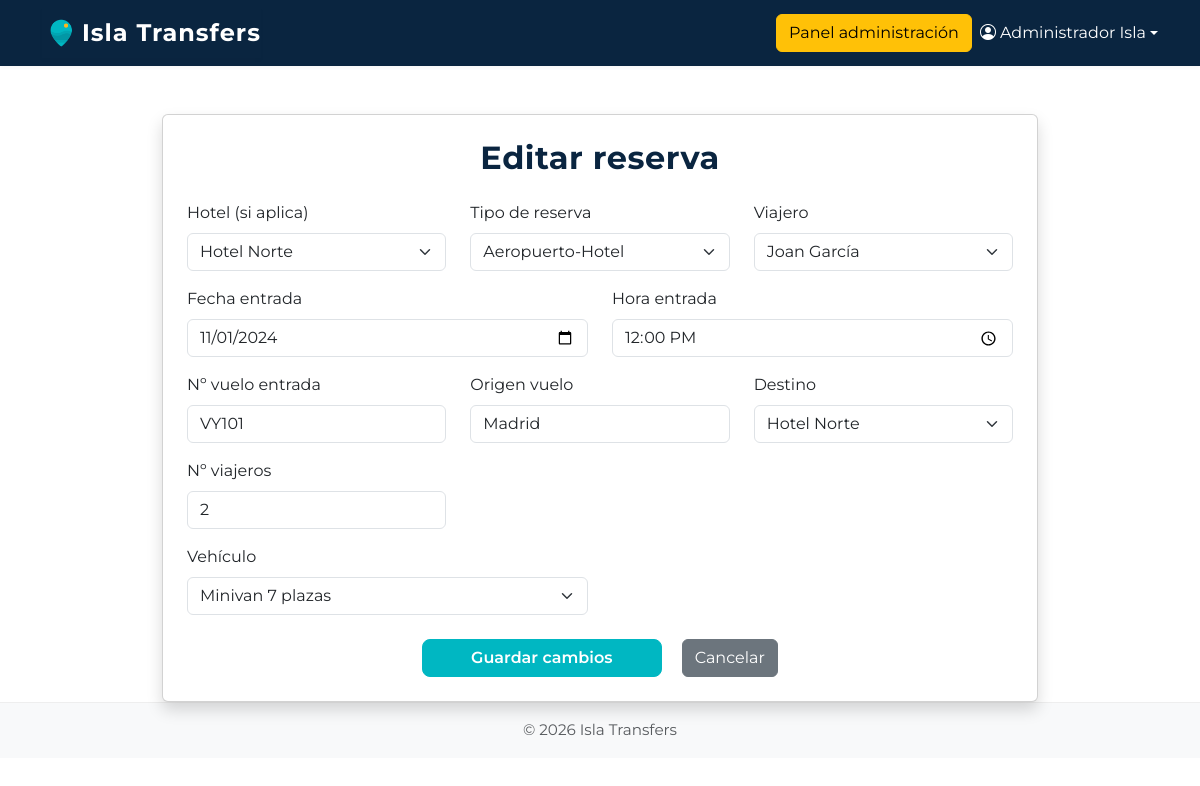
Before: /userAdmin/editarReserva/1 (signed in) with the older database file.
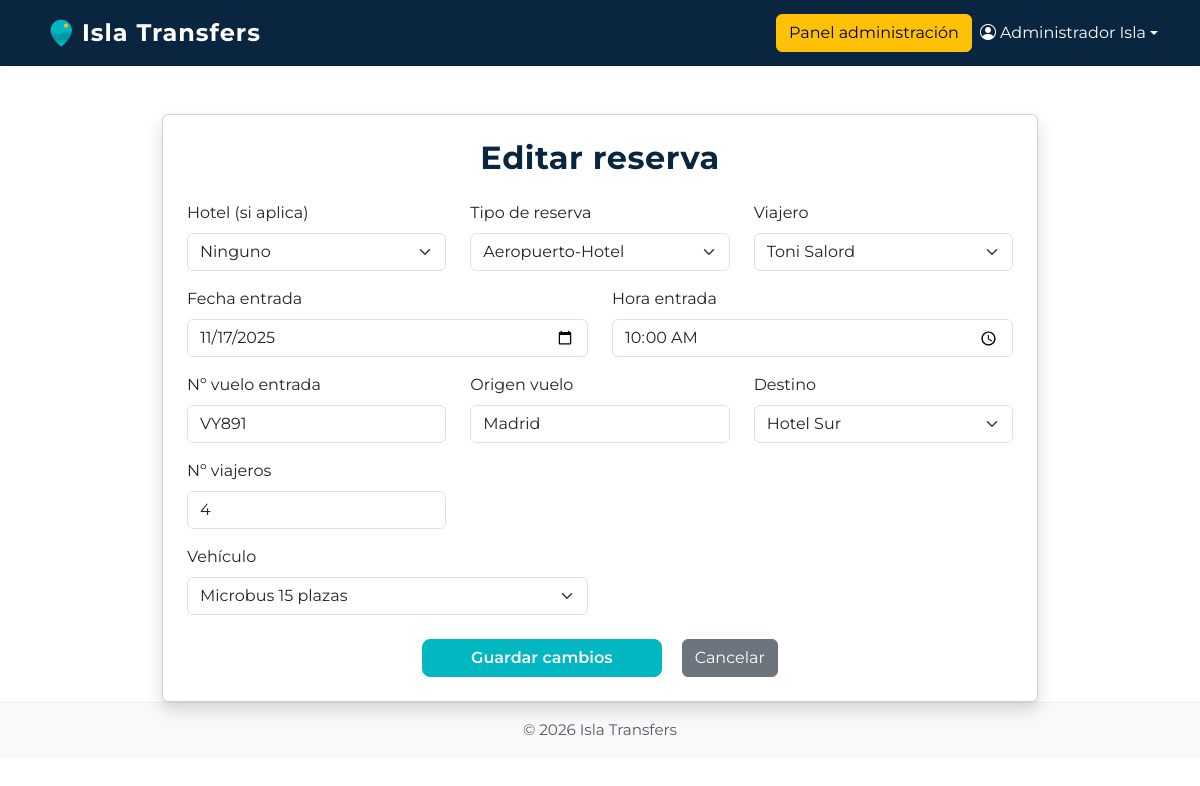
After: the same page with the newer database file.
### tables this page shows
CREATE TABLE `transfer_reservas` (
  `id_reserva` int(11) NOT NULL,
  `localizador` varchar(100) NOT NULL,
  `id_hotel` int(11) DEFAULT NULL COMMENT 'Es el hotel que realiza la reserva',
  `id_tipo_reserva` int(11) NOT NULL,
  `id_viajero` int(11) NOT NULL,
  `id_creador`int(11) NOT NULL,
  `fecha_reserva` datetime NOT NULL,
  `fecha_modificacion` datetime NOT NULL,
  `id_destino` int(11) NOT NULL,
  `fecha_entrada` date NULL,
  `hora_entrada` time NULL,
  `numero_vuelo_entrada` varchar(50) NOT NULL,
  `origen_vuelo_entrada` varchar(50) NULL,
  `hora_vuelo_salida` time NULL,
  `fecha_vuelo_salida` date NULL,
  `num_viajeros` int(11) NOT NULL,
  `id_vehiculo` int(11) NOT NULL
);

CREATE TABLE `transfer_hoteles` (
  `id_hotel` int(11) NOT NULL,
  `nombre` varchar(100) DEFAULT NULL,
  `id_zona` int(11) DEFAULT NULL,
  `comision` int(11) DEFAULT NULL,
  `usuario` varchar(100) NOT NULL UNIQUE,
  `email` varchar(100) NOT NULL UNIQUE,
  `password` varchar(255) NOT NULL
);

CREATE TABLE `transfer_viajeros` (
  `id_viajero` int(11) NOT NULL,
  `nombre` varchar(100) NOT NULL,
  `apellido1` varchar(100) NOT NULL,
  `apellido2` varchar(100) NOT NULL,
  `direccion` varchar(100) NOT NULL,
  `codigoPostal` varchar(100) NOT NULL,
  `ciudad` varchar(100) NOT NULL,
  `pais` varchar(100) NOT NULL,
  `email` varchar(100) NOT NULL UNIQUE,
  `password` varchar(255) NOT NULL,
  `rol` varchar(100) DEFAULT 'particular'
);

CREATE TABLE `transfer_vehiculos` (
  `id_vehiculo` int(11) NOT NULL,
  `descripcion` varchar(100) NOT NULL,
  `email_conductor` varchar(100) NOT NULL,
  `password` varchar(255) NOT NULL
);

CREATE TABLE `transfer_tipo_reservas` (
  `id_tipo_reserva` int(11) NOT NULL,
  `descripcion` varchar(100) NOT NULL
);

### core/Controller.php (called while the page is built, shortened)
<?php
class Controller
{
    public function view($view, $data = [])
    {
        extract($data);
        require __DIR__ . "/../app/views/$view.php";
    }
}

### app/controllers/UserAdminController.php (called while the page is built, shortened)
<?php
class UserAdminController extends Controller
{
    public function editarReserva($id)
    {
        $reservaModel = new Reserva();
        $hotelModel = new Hotel();
        $viajeroModel = new User();
        $tipoReservaModel = new TipoReserva();
        $vehiculoModel = new Vehiculo();
        $reserva = $reservaModel->getById($id);
        $error = null;
        $success = null;
        $this->view('userAdmin/editarReserva', [
            'reserva'      => $reserva,
            'hoteles'      => $hotelModel->getAll(),
            'tiposReserva' => $tipoReservaModel->getAll(),
            'viajeros'     => $viajeroModel->getAll(),
            'vehiculos'    => $vehiculoModel->getAll(),
            'error'        => $error,
            'success'      => $success,
        ]);
    }
}

### html/index.php (called while the page is built, shortened)
<?php
$router = new Router();
$router->route();

### app/models/Hotel.php (called while the page is built, shortened)
<?php
class Hotel extends Model
{
    public function getAll()
    {
        $db = $this->db();
        $stmt = $db->query("SELECT * FROM transfer_hoteles ORDER BY id_hotel ASC");
        return $stmt->fetchAll(PDO::FETCH_ASSOC);
    }
}

### app/models/Reserva.php (called while the page is built, shortened)
<?php
class Reserva extends Model
{
    public function getById($id)
    {
        $db = $this->db();
        $stmt = $db->prepare("SELECT * FROM transfer_reservas WHERE id_reserva = ?");
        $stmt->execute([$id]);
        return $stmt->fetch(PDO::FETCH_ASSOC);
    }
}

### app/models/TipoReserva.php (called while the page is built, shortened)
<?php
class TipoReserva extends Model
{
    public function getAll()
    {
        $db = $this->db();
        $stmt = $db->query("SELECT * FROM transfer_tipo_reservas ORDER BY id_tipo_reserva ASC");
        return $stmt->fetchAll(PDO::FETCH_ASSOC);
    }
}

### app/models/User.php (called while the page is built, shortened)
<?php
class User extends Model
{
    public function getAll()
    {
        $db = $this->db();
        $stmt = $db->query("SELECT * FROM transfer_viajeros ORDER BY id_viajero ASC");
        return $stmt->fetchAll(PDO::FETCH_ASSOC);
    }
}

### app/models/Vehiculo.php (called while the page is built, shortened)
<?php
class Vehiculo extends Model
{
    public function getAll()
    {
        $db = $this->db();
        $stmt = $db->query("SELECT * FROM transfer_vehiculos ORDER BY id_vehiculo ASC");
        return $stmt->fetchAll(PDO::FETCH_ASSOC);
    }
}

### app/views/userAdmin/editarReserva.php (the view, shortened to what the changed rows need)
<?php require __DIR__ . '/../components/header.php'; ?>
<?php require __DIR__ . '/../components/navbar.php'; ?>
<div class="container mt-5" style="max-width: 900px;">
    <div class="card shadow p-4">
        <h2 class="mb-4 text-center">Editar reserva</h2>
        <form method="post" action="">
            <div class="row mb-3">
                <div class="col-md-4">
                    <label for="id_hotel" class="form-label">Hotel (si aplica)</label>
                    <select name="id_hotel" id="id_hotel" class="form-select">
                        <option value="">Ninguno</option>
                        <?php foreach ($hoteles as $hotel): ?>
                            <option value="<?= $hotel['id_hotel'] ?>" <?= ($reserva['id_hotel'] == $hotel['id_hotel'] ? 'selected' : '') ?>>
                                <?= htmlspecialchars($hotel['nombre']) ?>
                            </option>
                        <?php endforeach; ?>
                    </select>
                </div>
                <div class="col-md-4">
                    <label for="id_tipo_reserva" class="form-label">Tipo de reserva</label>
                    <select name="id_tipo_reserva" id="id_tipo_reserva" class="form-select" required>
                        <?php foreach ($tiposReserva as $tipo): ?>
                            <option value="<?= $tipo['id_tipo_reserva'] ?>" <?= ($reserva['id_tipo_reserva'] == $tipo['id_tipo_reserva'] ? 'selected' : '') ?>>
                                <?= htmlspecialchars($tipo['descripcion']) ?>
                            </option>
                        <?php endforeach; ?>
                    </select>
                </div>
                <div class="col-md-4">
                    <label for="id_viajero" class="form-label">Viajero</label>
                    <select name="id_viajero" id="id_viajero" class="form-select" required>
                        <?php foreach ($viajeros as $viajero): ?>
                            <option value="<?= $viajero['id_viajero'] ?>" <?= ($reserva['id_viajero'] == $viajero['id_viajero'] ? 'selected' : '') ?>>
                                <?= htmlspecialchars($viajero['nombre'] . ' ' . $viajero['apellido1']) ?>
                            </option>
                        <?php endforeach; ?>
                    </select>
                </div>
            </div>
            <div class="row mb-3">
                <div class="col-md-6">
                    <label for="fecha_entrada" class="form-label">Fecha entrada</label>
                    <input type="date" name="fecha_entrada" id="fecha_entrada" class="form-control" value="<?= htmlspecialchars($reserva['fecha_entrada'] ?? '') ?>">
                </div>
                <div class="col-md-6">
                    <label for="hora_entrada" class="form-label">Hora entrada</label>
                    <input type="time" name="hora_entrada" id="hora_entrada" class="form-control" value="<?= htmlspecialchars($reserva['hora_entrada'] ?? '') ?>">
                </div>
            </div>
            <div class="row mb-3">
                <div class="col-md-4">
                    <label for="numero_vuelo_entrada" class="form-label">Nº vuelo entrada</label>
                    <input type="text" name="numero_vuelo_entrada" id="numero_vuelo_entrada" class="form-control" value="<?= htmlspecialchars($reserva['numero_vuelo_entrada'] ?? '') ?>">
                </div>
                <div class="col-md-4">
                    <label for="origen_vuelo_entrada" class="form-label">Origen vuelo</label>
                    <input type="text" name="origen_vuelo_entrada" id="origen_vuelo_entrada" class="form-control" value="<?= htmlspecialchars($reserva['origen_vuelo_entrada'] ?? '') ?>">
                </div>
                <div class="col-md-4">
                    <label for="id_destino" class="form-label">Destino</label>
                    <select name="id_destino" id="id_destino" class="form-select" required>
                        <?php foreach ($hoteles as $hotel): ?>
                            <option value="<?= $hotel['id_hotel'] ?>" <?= ($reserva['id_destino'] == $hotel['id_hotel'] ? 'selected' : '') ?>>
                                <?= htmlspecialchars($hotel['nombre']) ?>
                            </option>
                        <?php endforeach; ?>
                    </select>
                </div>
            </div>
            <div class="row mb-3">
                <div class="col-md-4">
                    <label for="num_viajeros" class="form-label">Nº viajeros</label>
                    <input type="number" name="num_viajeros" id="num_viajeros" class="form-control" min="1" value="<?= htmlspecialchars($reserva['num_viajeros']) ?>">
                </div>
            </div>
            <div class="row mb-3">
                <div class="col-md-6">
                    <label for="id_vehiculo" class="form-label">Vehículo</label>
                    <select name="id_vehiculo" id="id_vehiculo" class="form-select" required>
                        <?php foreach ($vehiculos as $vehiculo): ?>
                            <option value="<?= $vehiculo['id_vehiculo'] ?>" <?= ($reserva['id_vehiculo'] == $vehiculo['id_vehiculo'] ? 'selected' : '') ?>>
                                <?= htmlspecialchars($vehiculo['descripcion']) ?>
                            </option>
                        <?php endforeach; ?>
                    </select>
                </div>
            </div>
            <div class="text-center mt-4">
                <button type="submit" class="btn btn-primary px-5">Guardar cambios</button>
                <a href="/userAdmin/listadoReservas" class="btn btn-secondary ms-3">Cancelar</a>
            </div>
        </form>
    </div>
</div>
<?php require __DIR__ . '/../components/footer.php'; ?>

Changed rows visible on the page:
changed transfer_reservas "Madrid": id_viajero "Joan García" → "Toni Salord"; fecha_entrada "11/01/2024" → "11/17/2025"; hora_entrada "12:00:00" → "10:00:00"; numero_vuelo_entrada "VY101" → "VY891"; id_destino "Hotel Norte" → "Hotel Sur"; num_viajeros "2" → "4"; id_vehiculo "Minivan 7 plazas" → "Microbus 15 plazas"; id_hotel "Hotel Norte" → (not shown)
Other visible differences:
form field id_hotel: (not shown) → "Ninguno"
